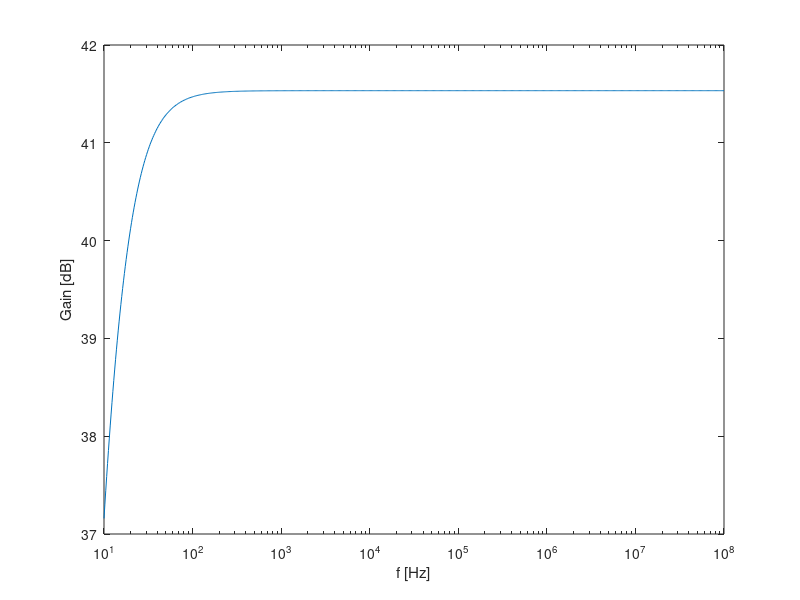

Recreate this plot in MATLAB.
close all
clear all

%gain stage

VT = 25e-3;
BFN = 178.7;
VAFN = 69.7;
RE1 = 100;
RC1 = 530;
RB1 = 100000;
RB2 = 40000;
VBEON = 0.7;
VCC = 12;
RS = 100; %Rin
RL = 8;

RB = 1/(1/RB1+1/RB2);
VEQ = RB2/(RB1+RB2)*VCC;
IB1 = (VEQ-VBEON)/(RB+(1+BFN)*RE1);
IC1 = BFN*IB1;
IE1 = (1+BFN)*IB1;
VE1 = RE1*IE1;
VO1 = VCC-RC1*IC1;
VCE = VO1-VE1;

gm1 = IC1/VT;
rpi1 = BFN/gm1;
ro1 = VAFN/IC1;

RSB = RB*RS/(RB+RS);

%RE1 a 0 (ver valor que usamos no ngspice)
RE1 = 0;
AV1 = RSB/RS * RC1*(RE1-gm1*rpi1*ro1)/((ro1+RC1+RE1)*(RSB+rpi1+RE1)+gm1*RE1*ro1*rpi1 - RE1^2);
AVI_DB = 20*log10(abs(AV1))

ZI1 = 1/(1/RB+1/(((ro1+RC1+RE1)*(rpi1+RE1)+gm1*RE1*ro1*rpi1 - RE1^2)/(ro1+RC1+RE1)));
ZO1 = 1/(1/ro1+1/RC1)

%RE1 a 100 (ver valor que usamos no ngspice)
RE1 = 100;
%AV1 = RSB/RS * RC1*(RE1-gm1*rpi1*ro1)/((ro1+RC1+RE1)*(RSB+rpi1+RE1)+gm1*RE1*ro1*rpi1 - RE1^2);
%AVI_DB = 20*log10(abs(AV1))

%ZI1 = 1/(1/RB+1/(((ro1+RC1+RE1)*(rpi1+RE1)+gm1*RE1*ro1*rpi1 - RE1^2)/(ro1+RC1+RE1)));
%ZX = ro1*((RSB+rpi1)*RE1/(RSB+rpi1+RE1))/(1/(1/ro1+1/(rpi1+RSB)+1/RE1+gm1*rpi1/(rpi1+RSB)));
%ZO1 = 1/(1/ZX+1/RC1)

diary "gain_stage_tab.tex"
diary on
printf("$G_1$ & %f\n", AV1);
printf("${Z1}_{I}$ & %f\n", ZI1);
printf("${Z1}_{O}$ & %f\n", ZO1);
diary off

%output stage
BFP = 227.3;
VAFP = 37.2;
RE2 = 160; %Rout
VEBON = 0.7;
VI2 = VO1;
IE2 = (VCC-VEBON-VI2)/RE2;
IC2 = BFP/(BFP+1)*IE2;
VO2 = VCC - RE2*IE2;

gm2 = IC2/VT;
go2 = IC2/VAFP;
gpi2 = gm2/BFP;
ge2 = 1/RE2;

AV2 = gm2/(gm2+gpi2+go2+ge2)
ZI2 = (gm2+gpi2+go2+ge2)/gpi2/(gpi2+go2+ge2);
ZO2 = 1/(gm2+gpi2+go2+ge2)

diary "output_stage_tab.tex"
diary on
printf("$G_2$ & %f\n", AV2);
printf("${Z2}_{I}$ & %f\n", ZI2);
printf("${Z2}_{O}$ & %f\n", ZO2);
diary off

%total
gB = 1/(1/gpi2+ZO1);
AV = (gB+gm2/gpi2*gB)/(gB+ge2+go2+gm2/gpi2*gB)*AV1;
AV_DB = 20*log10(abs(AV));
ZI = ZI1;
ZO = 1/(go2+gm2/gpi2*gB+ge2+gB)

Vin = 0.01
rpi2 = 1/gpi2
ro2 = 1/go2

freq = logspace(1, 8, 700);

CI = 730;
CB = 5010;
CO = 2950;

for a = 1:1:700
  
  w=2*pi*freq(a);

  Zci=1/(j*w*CI*10^(-6)); %impedância condensador input

  Zcb=1/(j*w*CB*10^(-6)); %impedância condensador bypass

  Zco=1/(j*w*CO*10^(-6)); %impedância condensador output


  Y = [1, 0, 0, 0, 0, 0, 0;

      -1/RS, 1/RS+1/Zci, -1/Zci, 0, 0, 0, 0;
    
      0, -1/Zci, 1/Zci+1/RB+1/rpi1, -1/rpi1, 0, 0, 0;
    
      0, 0,-gm1-1/rpi1, gm1+1/rpi1 + 1/RE1 + 1/Zcb + 1/ro1, -1/ro1, 0, 0;
    
      0, 0, gm1, -gm1-1/ro1, 1/ro1 + 1/RC1 + 1/rpi2, -1/rpi2, 0;
    
      0, 0, 0, 0, 0, -1/Zco, 1/Zco + 1/RL;
    
      0, 0, 0, 0, -gm2-1/rpi2, gm2 + 1/rpi2 + 1/RE2 + 1/Zco + 1/ro2, -1/Zco];

B = [Vin; 0; 0; 0; 0; 0; 0];

X = Y\B;
	
gain_dB(a) = 20*log10(abs(X(7)/X(1)));

endfor

min = 1

for a = 1:1:700
   if abs(gain_dB(a) - (max(gain_dB) - 3)) < min
     
    min = abs(gain_dB(a) - (max(gain_dB) - 3));

    lco = freq(a);

   endif
endfor
lco

uco = 2.656852*10^6;

bandwidth = uco - lco;

cost = (RS+RL+RC1+RB1+RB2+RE1+RE2)*10^(-3) + (CI+CB+CO) + 2*0.1;

M = abs(AV*bandwidth/(cost*lco));

diary "total_tab.tex"
diary on
printf("$A$ & %f\n", AV);
printf("$Z_I$ & %f\n", ZI);
printf("$Z_O$ & %f\n", ZO);
printf("$Cost$ & %f\n", cost);
printf("$M$ & %f\n", M);
printf("$f_{lower}$ & %f\n", lco);
printf("$f_{upper}$ & %f\n", uco);
printf("$bandwidth$ & %f\n", bandwidth);
diary off

diary "op_tab.tex"
diary on
printf("$V_{BEON}$ & %f\n", VBEON);
printf("$V_{O1}$ & %f\n", VO1);
printf("$V_{CE}$ & %f\n", VCE);
printf("$V_{EBON}$ & %f\n", VEBON);
printf("$V_{O2}$ & %f\n", VO2);
printf("$V_{EC}$ & %f\n", VO2);
diary off

hf1 = figure (1);
semilogx(freq, gain_dB);
xlabel ("f [Hz]");
ylabel ("Gain [dB]");
print(hf1, "gain_dB.eps", "-depsc");
